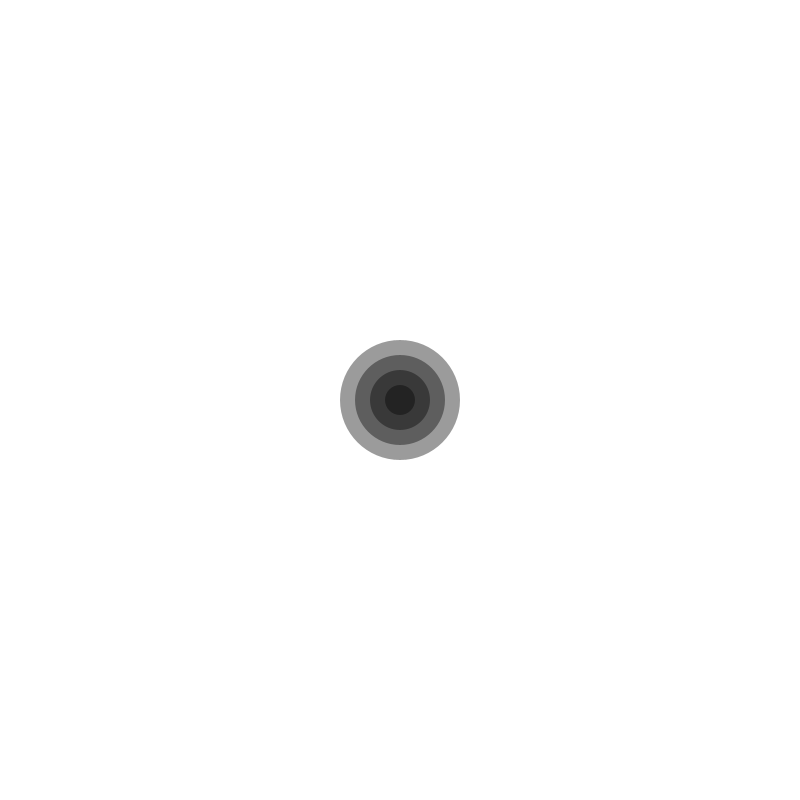
Frame 1 (no input)
Frame 60 (the mouse pressed at the canvas centre just before this capture): identical to frame 1, image omitted
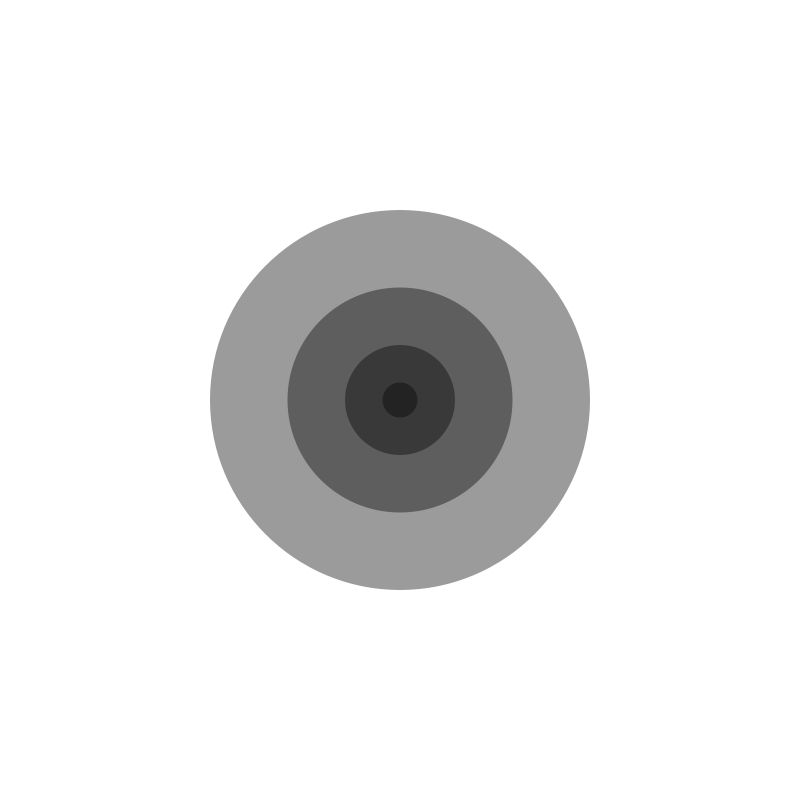
Frame 120 (the mouse held since frame 60 and released just before this capture)

The Processing sketch that drew these frames (run headless with seeded random() and noise(); from frame 60 on, the mouse is pressed at the canvas centre):

// Processing sketch: SV01_04_Map_Mehrere_Formen
// ── SV01_04_Map_Mehrere_Formen.pde
// SV#01.04 - Arbeiten mit Daten 
// Die map()-Funktion, Mehrere Objekte
// Spekulative Visualisierung, FH Bielefeld

int amountOfForms = 4;

void setup() {
  size(800, 800);
}


void draw() {
  background(255);

  // Die For-Schleife wird für die Anzahl <amountOfObjects> durchgeführt
  for (int i = 1; i <= amountOfForms; i++) {
    // Die Füllfarbe ist Schwarz mit einer Deckkraft von ca. 40%.
    fill(0, 100);
    noStroke();
    
    // Die Variable <circleSize> wird durch die X-Position der Maus gesteuert.
    // Der kleinere Wertebereich ist linear für alle Formen
    float circleSize = map(mouseX, 0, width, i*30, i*i*40);  

    // Von der Mitte des Fensters ausgehend zeichnen wir einen Kreis mit dem Radius <circleSize>
    ellipse(width/2, height/2, circleSize, circleSize);
  }
}
